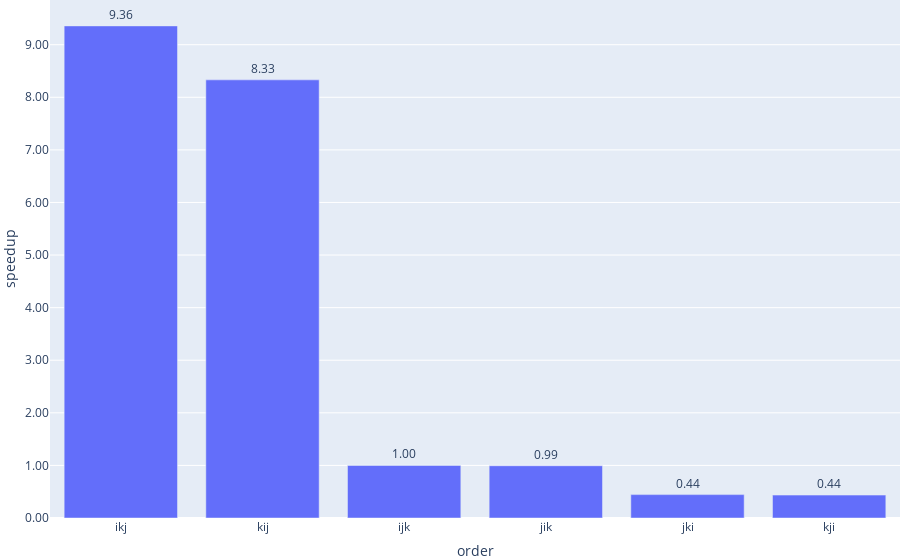

Notebook code cell kept with this figure:
### Code cell
fig = px.bar(df, x='order', y='speedup', text_auto=True)
fig.update_traces(textposition='outside')
fig.update_layout(yaxis_tickformat='.2f',
    margin=dict(l=0, r=0, t=0, b=0))
fig.write_image(out+f'order.png', scale=2)
fig.show()

### Figure 1 — Plotly figure (JSON) as saved in the notebook; plotly's stock layout.template omitted (floating-point values rounded to 4 significant figures)
{"data": [{"alignmentgroup": "True", "hovertemplate": "order=%{x}<br>speedup=%{y}<extra></extra>", "legendgroup": "", "marker": {"color": "#636efa", "pattern": {"shape": ""}}, "name": "", "offsetgroup": "", "orientation": "v", "showlegend": false, "textposition": "outside", "texttemplate": "%{y}", "type": "bar", "x": ["ikj", "kij", "ijk", "jik", "jki", "kji"], "xaxis": "x", "y": [9.358, 8.332, 1, 0.9933, 0.4445, 0.4358], "yaxis": "y"}], "layout": {"barmode": "relative", "legend": {"tracegroupgap": 0}, "margin": {"b": 0, "l": 0, "r": 0, "t": 0}, "xaxis": {"anchor": "y", "domain": [0, 1], "title": {"text": "order"}}, "yaxis": {"anchor": "x", "domain": [0, 1], "tickformat": ".2f", "title": {"text": "speedup"}}}}
